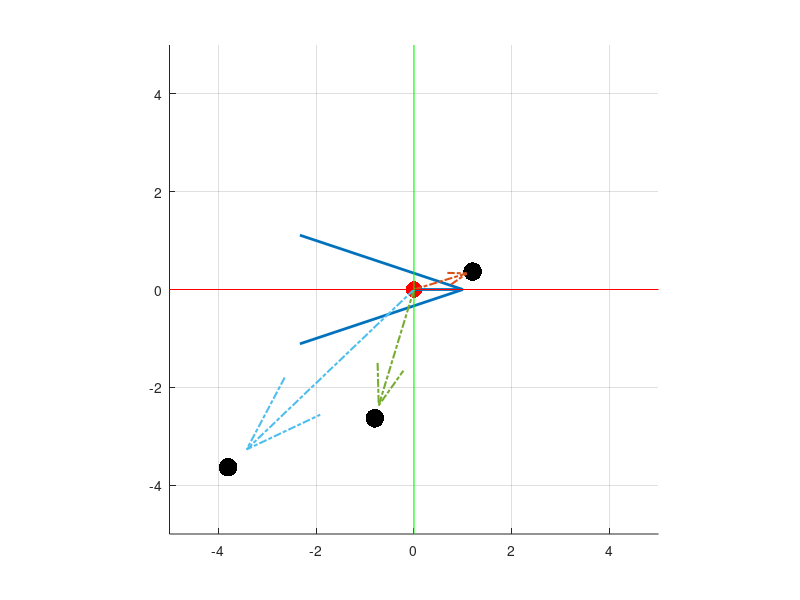

Write MATLAB code to recreate this figure. (Note: this script raises an error after producing the figure.)
clear all; close all; clc;
%%

global num_modes ng nd xg xr sig delta_t;
ng = 3;
nd = 2; %2D world. 
num_modes = 2;

xg = [randsample(-4:4, ng);randsample(-4:4, ng)] + rand(2,1) - rand(2,1); %random goal positions. These will be treated as fixed parameters.
xr = [0,0];
uh = [1,0]'; % user control command
sig = 0.01;
delta_t = 0.1;

%%
%PLOT GOALS AND ROBOT and UH
figure;
scatter(xg(1,1:ng), xg(2,1:ng), 180, 'k', 'filled'); grid on; hold on;
scatter(xr(1), xr(2), 140, 'r', 'filled');
quiver(xr(1), xr(2), uh(1), uh(2), 0, 'LineWidth', 2, 'MaxHeadSize', 2); %current robot velocity arrow
for i=1:ng %vectors connecting robot and goals.
    quiver(xr(1), xr(2), xg(1,i) - xr(1), xg(2,i) - xr(2), 'LineWidth', 1.5, 'LineStyle', '-.');
end
xrange = [-5,5]; %set axis limits
yrange = [-5,5];
line(xrange, [0,0], 'Color', 'r'); %draw x and y axes.
line([0,0], yrange, 'Color', 'g');
axis([xrange, yrange]);
axis square;

%%
% pg = [0.05, 0.4, 0.05, 0.4];
pg = [0.4, 0.2, 0.4];
% pg = (1/ng)*ones(ng, 1);
curr_x = xr';
intent_type = 'dft';

%% FISHER BASED COMPUTATION
uh_U1 = [1, 0; -1, 0]';
c1 = (1/sig^2)*(NumHessian(@compute_entropy, uh_U1(:,1), intent_type, curr_x, pg));
c2 = (1/sig^2)*(NumHessian(@compute_entropy, uh_U1(:,2), intent_type, curr_x, pg));
PHI_U1 = 0.5*c1 + 0.5*c2;

uh_U2 = [0, 1; 0, -1]';
c1 = (1/sig^2)*(NumHessian(@compute_entropy, uh_U2(:,1), intent_type, curr_x, pg));
c2 = (1/sig^2)*(NumHessian(@compute_entropy, uh_U2(:,2), intent_type, curr_x, pg));
PHI_U2 = 0.5*c1 + 0.5*c2;

EID_U1 = det(PHI_U1);
EID_U2 = det(PHI_U2);

EID_US = [EID_U1; EID_U2];
disp(EID_US);
compute_best_mode(EID_US);

%% ENTROPY BASED COMPUTATION.
uh_U1 = [1, 0; -1, 0]';
c1 = compute_entropy(uh_U1(:,1), intent_type, curr_x, pg);
c2 = compute_entropy(uh_U1(:,2), intent_type, curr_x, pg);
PHI_U1 = 0.5*c1 + 0.5*c2;

uh_U2 = [0, 1; 0, -1]';
c1 = compute_entropy(uh_U2(:,1), intent_type, curr_x, pg);
c2 = compute_entropy(uh_U2(:,2), intent_type, curr_x, pg);
PHI_U2 = 0.5*c1 + 0.5*c2;

EID_U1 = det(PHI_U1);
EID_U2 = det(PHI_U2);

EID_US = [EID_U1; EID_U2];
disp(EID_US);
compute_best_mode(EID_US);


%% simulate for entire workspace. 
min_ws = -5;
max_ws = 5;
num_steps = 12;
step_size = (max_ws - min_ws)/num_steps;
ax_p = (min_ws:step_size:max_ws)' +0.001;
[X,Y] = meshgrid(ax_p);
ws_points = [X(:) Y(:)];
disamb_modes = zeros(size(ws_points, 1), 1);
pg0 = (1/ng)*ones(ng,1);
% pg0 = [0.4, 0.2, 0.4];
%%
for i=1:size(ws_points,1)
    xr = ws_points(i, :)';
    disamb_modes(i) = compute_optimal_mode_ENT_2D('dft', xr, pg0, '1d');
end

%%
figure;grid on; hold on;
colors = {[1,0,0], [0,1,0], [0,0,1]};

for i=1:length(colors)
    scatter(ws_points(disamb_modes == i, 1), ws_points(disamb_modes == i, 2), 70, colors{i}, 'filled'); hold on;
end
scatter(xg(1,1:ng), xg(2,1:ng), 180, 'k', 'filled');

xrange = [-5.5,5.5]; %set axis limits
yrange = [-5.5,5.5];
line(xrange, [0,0], 'Color', 'r'); %draw x and y axes.
line([0,0], yrange, 'Color', 'g');
axis([xrange, yrange]);
legend('Mode 1', 'Mode 2', 'Equivalent');
axis square;
xlabel('Spatial X'); ylabel('Spatial Y'); title('Best Disamb Control Modes');

%%
function best_val = compute_best_mode(EID_US)
%
%     fprintf('The Disambiguation metric values for the control modes \n')
%     disp(EID_US);
    global num_modes;
    thresh = 10^-3;
    diff_p = squareform(pdist(EID_US)/max(abs(EID_US)));
    inds = find(diff_p < thresh);
    if length(inds) > num_modes
        fprintf('Control Mode 1 and 2 disambiguate equally!\n');
        best_val = 3;
    else
        fprintf('Control mode %s disambiguates the best \n', num2str(find(EID_US == max(EID_US))));
        best_val =  find(EID_US == max(EID_US));
    end

end